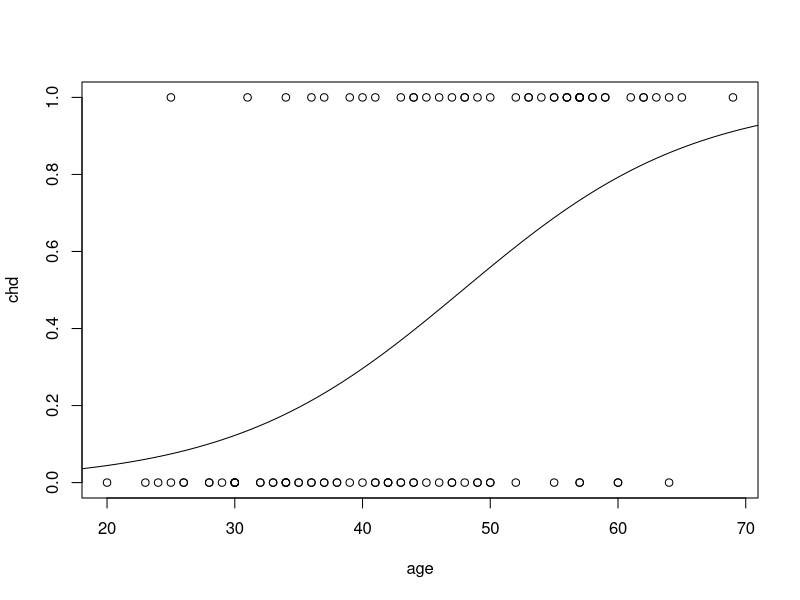
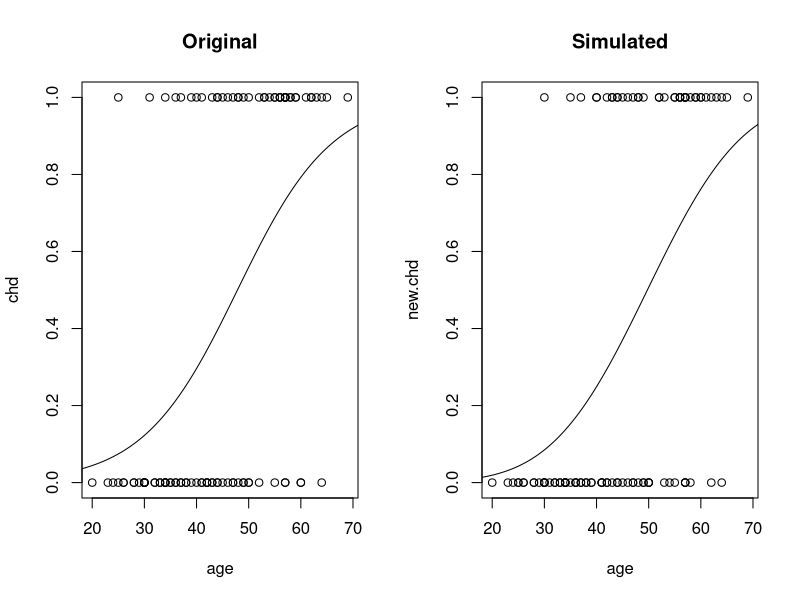

Write the R code that produced these figures, in order.
setwd("/Users/tarineccleston/Documents/Masters/STATS 762/Exercises/W2")

# A bit of a throwback
chd.df <- read.table("chd.data", header = TRUE)
chd.fit <- glm(chd ~ age, family = "binomial", data = chd.df)

summary(chd.fit)
plot(chd ~ age, data = chd.df)
xx <- seq(10, 80, length.out = 1000)
yy <- predict(chd.fit, newdata = data.frame(age = xx), type = "response")
lines(xx, yy)
  
# How do we estimate the age which you are 80% likely to get CHD?
# Bootstrapping is simulating data consistent with the model instead of collecting more data.
# Assuming model is true

# Create new matrix, age from sample, and predicted likelihood of chd to the response
cbind(chd.df$age, fitted(chd.fit))

# Flipping "coin" for each person from age 20 -> 63
n.people <- nrow(chd.df)
new.chd <- rbinom(n.people, 1, predict(chd.fit, type = "response"))

# Comparison between real and simulated responce
par(mfrow = c(1, 2))
plot(chd ~ age, data = chd.df, main = "Original")
yy <- predict(chd.fit, newdata = data.frame(age = xx), type = "response")
lines(xx, yy)
plot(new.chd ~ age, data = chd.df, main = "Simulated")
new.fit <- glm(new.chd ~ age, family = binomial("probit"), data = chd.df)
yy <- predict(new.fit, newdata = data.frame(age = xx), type = "response")
lines(xx, yy)

# Create multiple simulations to calculate estimates for int and co-eff, and then calculate SE, SD
# Can run simulations instead of calculating values using maths/theory
n.boots <- 10000
coef.boot <- matrix(0, nrow = n.boots, ncol = 2)
agep80.boot <- numeric(n.boots)
for (i in 1:n.boots){
  chd.boot <- rbinom(n.people, 1, predict(chd.fit, type = "response"))
  fit.boot <- glm(chd.boot ~ age, family = binomial(link = "probit"), data = chd.df)
  coef.boot[i, ] <- coef(fit.boot)
  agep80.boot[i] <- (0.84162 - coef(fit.boot)[1])/coef(fit.boot)[2]
}

summary(fit.boot)
# Calculate standard dev from bootstrapping
# Result is similar to that from the summary of the lm
apply(coef.boot, 2, sd)

